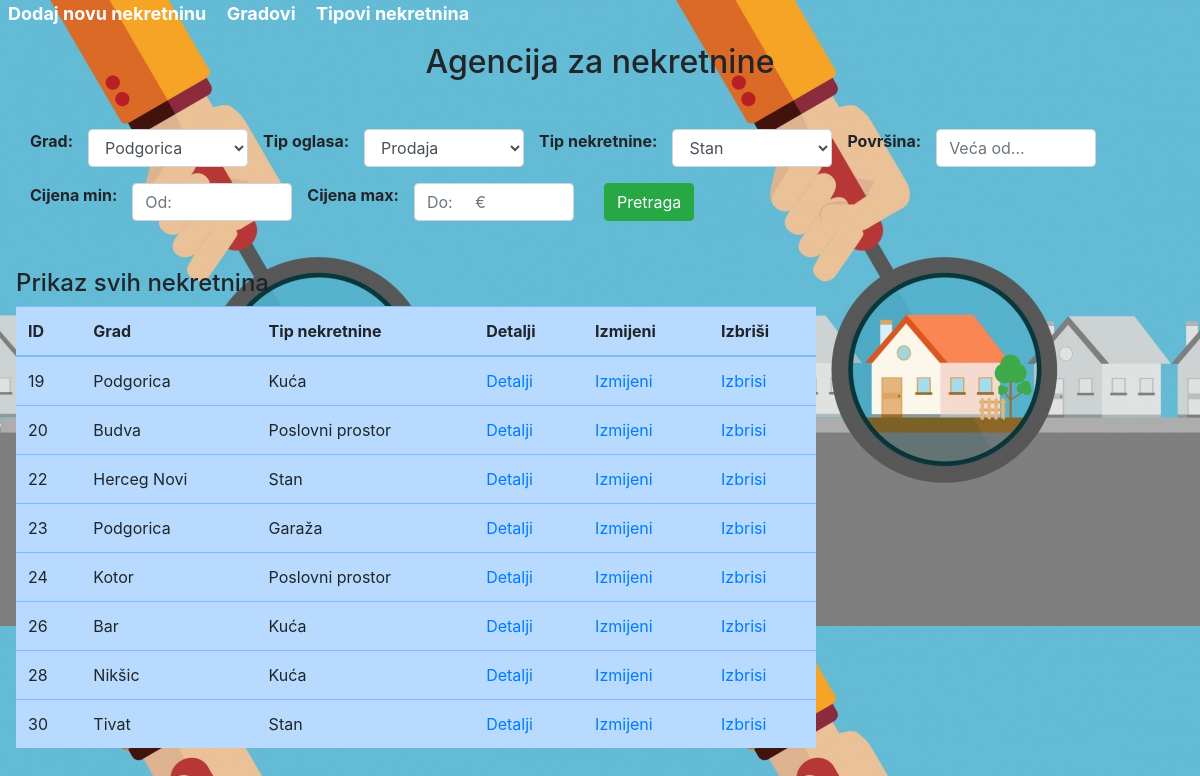
The page / on the database its author committed.
### tables this page shows
CREATE TABLE `nekretnine` (
  `id` int(11) NOT NULL,
  `grad_id` int(11) NOT NULL,
  `tip_oglasa_id` int(11) NOT NULL,
  `tip_nekretnine_id` int(11) NOT NULL,
  `povrsina` double NOT NULL,
  `cijena` decimal(65,0) NOT NULL,
  `godina_izgradnje` varchar(255) NOT NULL,
  `opis` text DEFAULT NULL,
  `status` varchar(255) NOT NULL,
  `datum_prodaje` date DEFAULT NULL
);

CREATE TABLE `grad` (
  `id` int(11) NOT NULL,
  `naziv` varchar(255) NOT NULL
);

CREATE TABLE `tip_nekretnine` (
  `id` int(11) NOT NULL,
  `naziv1` varchar(255) NOT NULL
);

### index.php (the view, shortened to what this page needs)
<?php
    include 'konekcija.php';
?>
<!DOCTYPE html>
<html lang="en">
<head>
    <link rel="stylesheet" href="style.css">
    <link rel="stylesheet" href="https://stackpath.bootstrapcdn.com/bootstrap/4.5.2/css/bootstrap.min.css">
</head>
<body>
<a href="dodaj_novu.php" class="mt-3 ml-2 mr-2" style="color:white; font-weight: bold; font-size: 18px">Dodaj novu nekretninu</a>
<a href="./CRUDgradovi/index.php" class="ml-2 mr-2" style="color:white; font-weight: bold; font-size: 18px">Gradovi</a>
<a href="./CRUDnekretnine/index.php" class="ml-2 mr-2" style="color:white; font-weight: bold; font-size: 18px">Tipovi nekretnina</a>
    <h2 class="mt-3 mb-5 text-center">Agencija za nekretnine</h2>
    <div class="container">
    <form action="pretrazi.php" method="POST">
        <div class="row">
        <b>Grad:</b>
            <div class="col-2">
                <select class="form-control" name="grad" >
                    <?php
                    $sql = "SELECT * FROM grad ";
                    $rezultat = mysqli_query($konekcija, $sql);
                    while($row = mysqli_fetch_assoc($rezultat)){
                        $id = $row['id'];
                        $naziv = $row['naziv'];
                        echo "<option value = \"$id\">$naziv</option>";
                    }
                    ?>
            </select>
            </div>
            <b>Tip oglasa:</b>
            <div class="col-2">
                <select class="form-control" name="tip_og" id="tipoglasa">
                    <?php
                        $sql = "SELECT * FROM tip_oglasa ";
                        $rezultat = mysqli_query($konekcija, $sql);
                        while($row = mysqli_fetch_assoc($rezultat)){
                            $id = $row['id'];
                            $naziv = $row['ime'];
                            echo "<option value = \"$id\">$naziv</option>";
                        }
                        ?>
                </select>
        </div>
        <b>Tip nekretnine:</b>
        <div class="col-2">
                <select class="form-control" name="tip_ne" id="tipnekretnine">
                <?php
                    $sql = "SELECT * FROM tip_nekretnine ";
                    $rezultat = mysqli_query($konekcija, $sql);
                    while($row = mysqli_fetch_assoc($rezultat)){
                        $id = $row['id'];
                        $naziv = $row['naziv1'];
                        echo "<option value = \"$id\">$naziv</option>";
                    }
                    ?>
                </select>
            </div>
            <b>Površina:</b>
            <div class="col-2">
            <input type="text" name="povrsina" class="form-control" placeholder="Veća od...">
            </div>
        </div>
        <div class="row mt-3">
        <b>Cijena min:</b>
            <div class="col-2">
                <input type="text" name="cijenaod" class="form-control" placeholder="Od:">
            </div>
            <b>Cijena max:</b>
            <div class="col-2">
                <input type="text" name="cijenado" class="form-control" placeholder="Do:     €">
            </div>
            <div class="col-2">
                    <input type="submit" name="pretrazi" value="Pretraga" class="btn btn-success btn-md">
             </div>
        </div>
    </form>
    </div>
    <div class="mt-5 ml-3" style="width: 800px;">
    <h4 >Prikaz svih nekretnina</h4>
    <table class="table table-primary">
        <thead>
           <tr>
            <th>ID</th>
            <th>Grad</th>
            <th>Tip nekretnine</th>
            <th>Detalji</th>
            <th>Izmijeni</th>
            <th>Izbriši</th>
           </tr>
        </thead>
        <tbody>
            <?php
                $sql= "SELECT n.id, g.naziv, tn.naziv1 FROM nekretnine n, grad g, tip_nekretnine tn WHERE n.grad_id=g.id AND tn.id=n.tip_nekretnine_id ORDER BY id ASC";
                $rez= mysqli_query($konekcija, $sql);
                echo "<tr>";
                while($red= mysqli_fetch_assoc($rez)){
                    $id= $red['id'];
                    $grad = $red['naziv'];
                    $nekretnina = $red['naziv1'];
                    $detalji = "<a href=\"detalji.php?id=$id\">Detalji</a>";
                    $izmijeni = "<a href=\"izmijeni.php?id=$id\">Izmijeni</a>";
                    $izbrisi = "<a href=\"izbrisi.php?id=$id\">Izbrisi</a>";
                    echo "<td>$id</td>";
                    echo "<td>$grad</td>";
                    echo "<td>$nekretnina</td>";
                    echo "<td>$detalji</td>";
                    echo "<td>$izmijeni</td>";
                    echo "<td>$izbrisi</td>";
                    echo "</tr>";
                }
            ?>
        </tbody>
    </table>
    </div>
</body>
</html>

### style.css (style rules this page uses)
body { background-image: url("pozadina.jpg"); }

### rows shown on the page
nekretnine: id "19", grad.naziv "Podgorica", tip_nekretnine.naziv1 "Kuća"
nekretnine: id "20", grad.naziv "Budva", tip_nekretnine.naziv1 "Poslovni prostor"
nekretnine: id "22", grad.naziv "Herceg Novi", tip_nekretnine.naziv1 "Stan"
nekretnine: id "23", grad.naziv "Podgorica", tip_nekretnine.naziv1 "Garaža"
nekretnine: id "24", grad.naziv "Kotor", tip_nekretnine.naziv1 "Poslovni prostor"
nekretnine: id "26", grad.naziv "Bar", tip_nekretnine.naziv1 "Kuća"
nekretnine: id "28", grad.naziv "Nikšic", tip_nekretnine.naziv1 "Kuća"
nekretnine: id "30", grad.naziv "Tivat", tip_nekretnine.naziv1 "Stan"

### other values the page prints
form field grad "Podgorica"
form field tip_og "Prodaja"
form field tip_ne "Stan"
